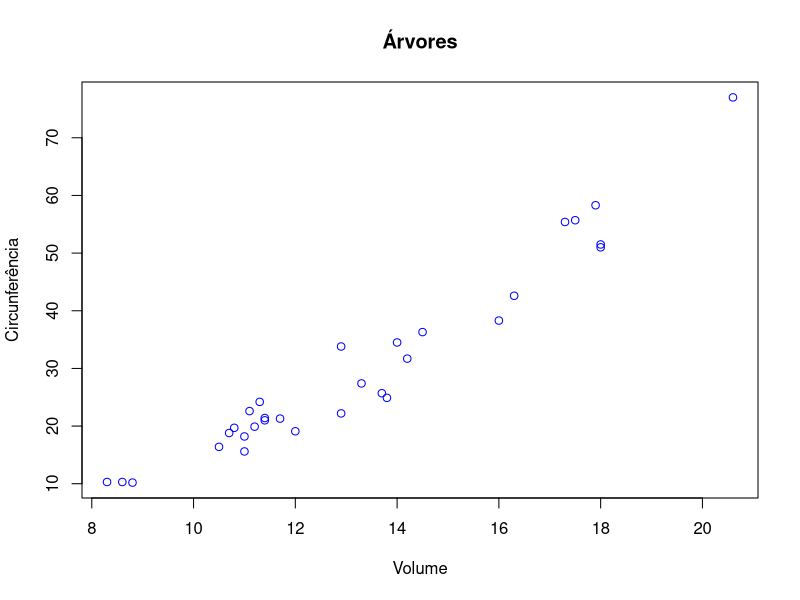
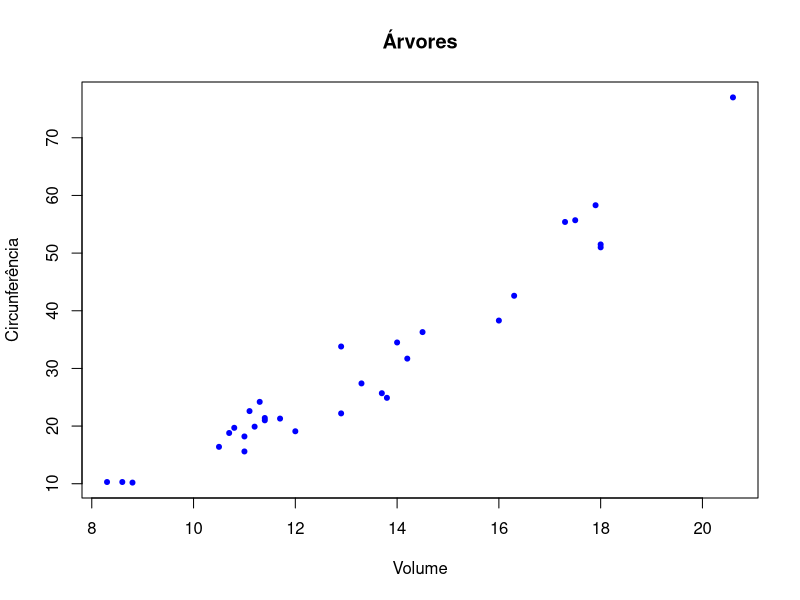
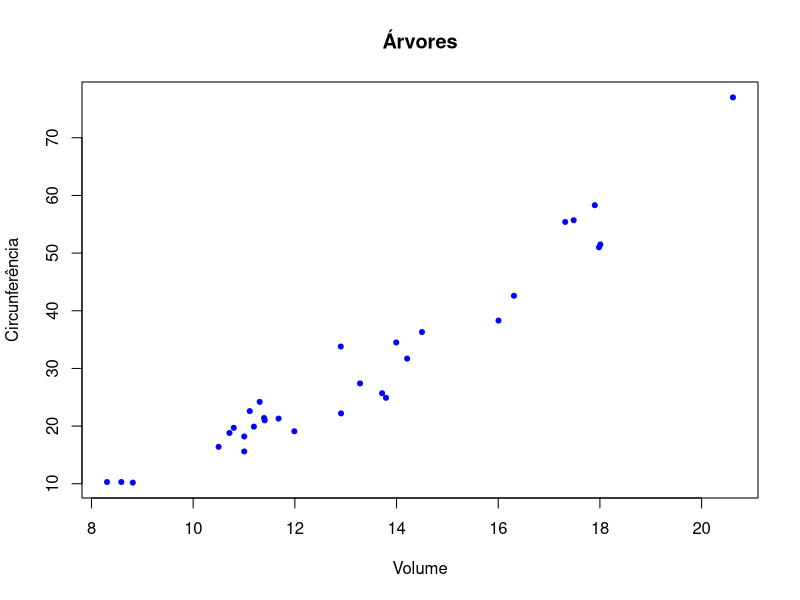
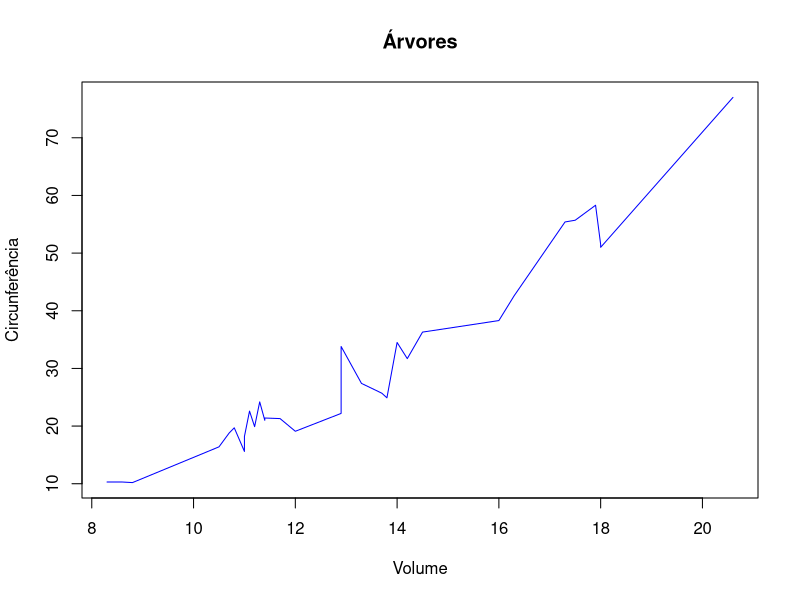

Write the R code that produced these figures, in order. (Note: this script raises an error after producing the figures.)
# Dispersão
plot(trees$Girth, trees$Volume, main = 'Árvores', ylab = 'Circunferência', xlab = 'Volume', col = 'blue')
plot(trees$Girth, trees$Volume, main = 'Árvores', ylab = 'Circunferência', xlab = 'Volume', col = 'blue', pch = 20)
plot(jitter(trees$Girth), trees$Volume, main = 'Árvores', ylab = 'Circunferência', xlab = 'Volume', col = 'blue', pch = 20)
plot(trees$Girth, trees$Volume, main = 'Árvores', ylab = 'Circunferência', xlab = 'Volume', col = 'blue', pch = 20, type = 'l')

xyplot(CO2$conc ~ CO2$uptake)
xyplot(CO2$conc ~ CO2$uptake | CO2$Type)
xyplot(CO2$conc ~ CO2$uptake | CO2$Treatment)

# Legenda
plot(CO2$conc, CO2$uptake, col = CO2$Treatment, pch = 20)
legend('bottomright', legend = c('nonchilled', 'chilled'), cex = 1, fill = c('black', 'red'))
